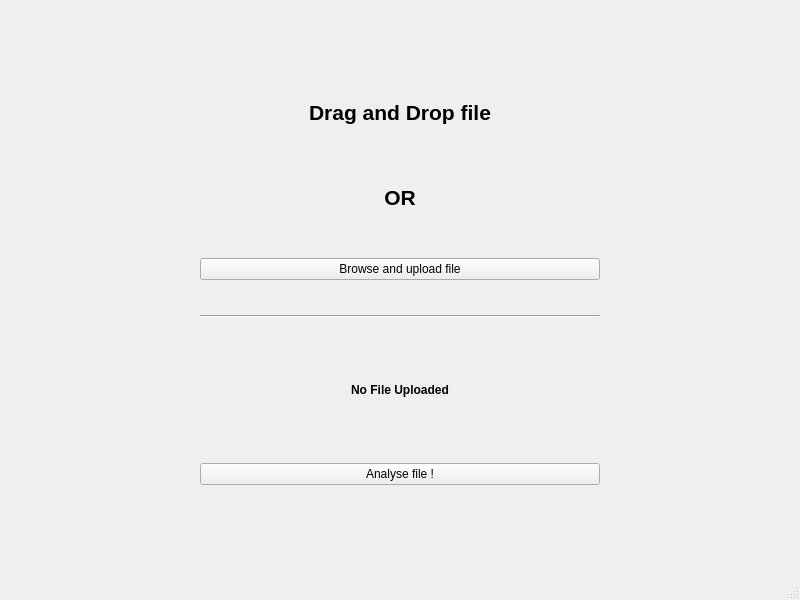
<?xml version="1.0" encoding="UTF-8"?>
<ui version="4.0">
 <class>MainWindow</class>
 <widget class="QMainWindow" name="MainWindow">
  <property name="geometry">
   <rect>
    <x>0</x>
    <y>0</y>
    <width>800</width>
    <height>600</height>
   </rect>
  </property>
  <property name="sizePolicy">
   <sizepolicy hsizetype="Maximum" vsizetype="Preferred">
    <horstretch>0</horstretch>
    <verstretch>0</verstretch>
   </sizepolicy>
  </property>
  <property name="windowTitle">
   <string>IntegrityCheck</string>
  </property>
  <widget class="QWidget" name="centralwidget">
   <layout class="QGridLayout" name="gridLayout">
    <item row="3" column="0">
     <widget class="QPushButton" name="upload_button">
      <property name="sizePolicy">
       <sizepolicy hsizetype="Preferred" vsizetype="Fixed">
        <horstretch>0</horstretch>
        <verstretch>0</verstretch>
       </sizepolicy>
      </property>
      <property name="minimumSize">
       <size>
        <width>300</width>
        <height>0</height>
       </size>
      </property>
      <property name="maximumSize">
       <size>
        <width>400</width>
        <height>16777215</height>
       </size>
      </property>
      <property name="text">
       <string>Browse and upload file</string>
      </property>
     </widget>
    </item>
    <item row="5" column="0">
     <widget class="QLabel" name="filepath_label">
      <property name="sizePolicy">
       <sizepolicy hsizetype="Preferred" vsizetype="Fixed">
        <horstretch>0</horstretch>
        <verstretch>0</verstretch>
       </sizepolicy>
      </property>
      <property name="minimumSize">
       <size>
        <width>300</width>
        <height>75</height>
       </size>
      </property>
      <property name="maximumSize">
       <size>
        <width>400</width>
        <height>16777215</height>
       </size>
      </property>
      <property name="text">
       <string>&lt;html&gt;&lt;head/&gt;&lt;body&gt;&lt;p align=&quot;center&quot;&gt;&lt;span style=&quot; font-weight:700;&quot;&gt;No File Uploaded&lt;/span&gt;&lt;/p&gt;&lt;/body&gt;&lt;/html&gt;</string>
      </property>
     </widget>
    </item>
    <item row="8" column="0">
     <spacer name="verticalSpacer_2">
      <property name="orientation">
       <enum>Qt::Vertical</enum>
      </property>
      <property name="sizeType">
       <enum>QSizePolicy::Fixed</enum>
      </property>
      <property name="sizeHint" stdset="0">
       <size>
        <width>5</width>
        <height>50</height>
       </size>
      </property>
     </spacer>
    </item>
    <item row="1" column="0">
     <widget class="QLabel" name="upload_center_label">
      <property name="sizePolicy">
       <sizepolicy hsizetype="Preferred" vsizetype="Fixed">
        <horstretch>0</horstretch>
        <verstretch>0</verstretch>
       </sizepolicy>
      </property>
      <property name="minimumSize">
       <size>
        <width>0</width>
        <height>50</height>
       </size>
      </property>
      <property name="text">
       <string>&lt;html&gt;&lt;head/&gt;&lt;body&gt;&lt;p align=&quot;center&quot;&gt;&lt;span style=&quot; font-size:16pt; font-weight:700;&quot;&gt;Drag and Drop file&lt;/span&gt;&lt;/p&gt;&lt;/body&gt;&lt;/html&gt;</string>
      </property>
     </widget>
    </item>
    <item row="4" column="0">
     <widget class="Line" name="line">
      <property name="sizePolicy">
       <sizepolicy hsizetype="Preferred" vsizetype="Fixed">
        <horstretch>0</horstretch>
        <verstretch>0</verstretch>
       </sizepolicy>
      </property>
      <property name="minimumSize">
       <size>
        <width>300</width>
        <height>0</height>
       </size>
      </property>
      <property name="maximumSize">
       <size>
        <width>450</width>
        <height>16777215</height>
       </size>
      </property>
      <property name="orientation">
       <enum>Qt::Horizontal</enum>
      </property>
     </widget>
    </item>
    <item row="0" column="0">
     <spacer name="verticalSpacer">
      <property name="orientation">
       <enum>Qt::Vertical</enum>
      </property>
      <property name="sizeType">
       <enum>QSizePolicy::Fixed</enum>
      </property>
      <property name="sizeHint" stdset="0">
       <size>
        <width>5</width>
        <height>50</height>
       </size>
      </property>
     </spacer>
    </item>
    <item row="2" column="0">
     <widget class="QLabel" name="or_label">
      <property name="sizePolicy">
       <sizepolicy hsizetype="Preferred" vsizetype="Fixed">
        <horstretch>0</horstretch>
        <verstretch>0</verstretch>
       </sizepolicy>
      </property>
      <property name="minimumSize">
       <size>
        <width>0</width>
        <height>50</height>
       </size>
      </property>
      <property name="text">
       <string>&lt;html&gt;&lt;head/&gt;&lt;body&gt;&lt;p align=&quot;center&quot;&gt;&lt;span style=&quot; font-size:16pt; font-weight:700;&quot;&gt;OR&lt;/span&gt;&lt;/p&gt;&lt;/body&gt;&lt;/html&gt;</string>
      </property>
     </widget>
    </item>
    <item row="7" column="0">
     <widget class="QPushButton" name="analyse_button">
      <property name="sizePolicy">
       <sizepolicy hsizetype="Preferred" vsizetype="Fixed">
        <horstretch>0</horstretch>
        <verstretch>0</verstretch>
       </sizepolicy>
      </property>
      <property name="minimumSize">
       <size>
        <width>300</width>
        <height>0</height>
       </size>
      </property>
      <property name="maximumSize">
       <size>
        <width>400</width>
        <height>16777215</height>
       </size>
      </property>
      <property name="text">
       <string>Analyse file !</string>
      </property>
     </widget>
    </item>
   </layout>
  </widget>
  <widget class="QMenuBar" name="menubar">
   <property name="geometry">
    <rect>
     <x>0</x>
     <y>0</y>
     <width>800</width>
     <height>22</height>
    </rect>
   </property>
  </widget>
  <widget class="QStatusBar" name="statusbar"/>
 </widget>
 <resources/>
 <connections/>
</ui>
